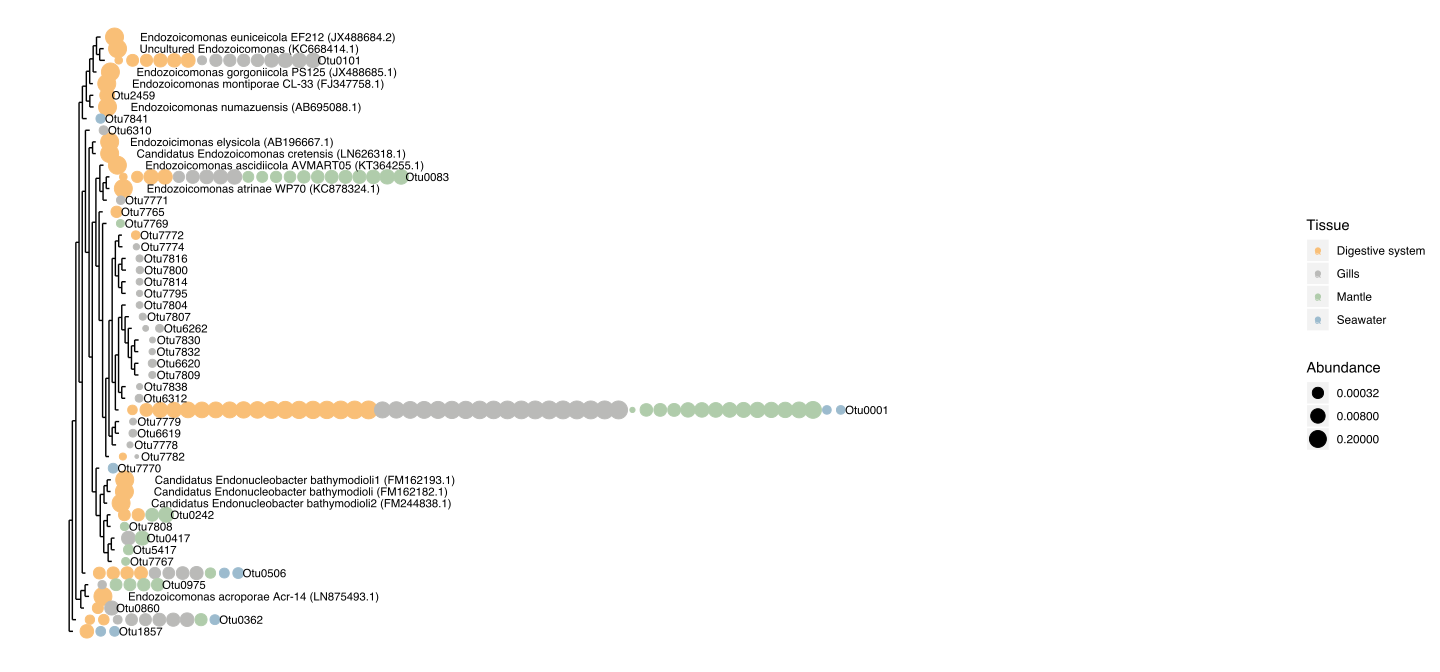

Generate this figure with R:
library("ape")
library("phyloseq")
library("ggplot2")
library(readxl)

meta=read_excel("OTU_table.xlsx", sheet = "meta")
rownames(meta)=meta$Samples
otu=read_excel("OTU_table.xlsx", sheet = "abu")
otu.2=otu[,-1]
otu.m=as.matrix(otu.2)
rownames(otu.m)=otu$Group
tax=read_excel("OTU_table.xlsx", sheet = "taxa")
tax.2=tax[,-1]
tax.m=as.matrix(tax.2)
rownames(tax.m)=tax$OTU
tre = read.tree("RAxML_bestTree.endoz+ref.trim.tre")
tre$edge.length=tre$edge.length + 0.1


otu.t <- otu_table(otu.m, taxa_are_rows=TRUE)
sam.t <- sample_data(data.frame(meta))
tax.t <- tax_table(tax.m)
tre.t <- phy_tree(tre)

phy.end= phyloseq(otu.t, tax.t, tre.t, sam.t)

P4=c("#F9BF77","#BABAB8","#B0CCAB" ,"#9CBBCE")
t=plot_tree(phy.end, label.tips="ID", size="Abundance", color = "Tissue", text.size = 3, base.spacing = 0.2, sizebase = 5, plot.margin=0.5  ) + scale_colour_manual(values=P4) #+ coord_polar(theta="y") add.scale.bar(t)
svg(filename = "clam_endo_tree.svg",  width = 15, height = 7, pointsize = 12) 
plot(t)
dev.off()

## Scales and aestetics were manually modified on Inkscape

